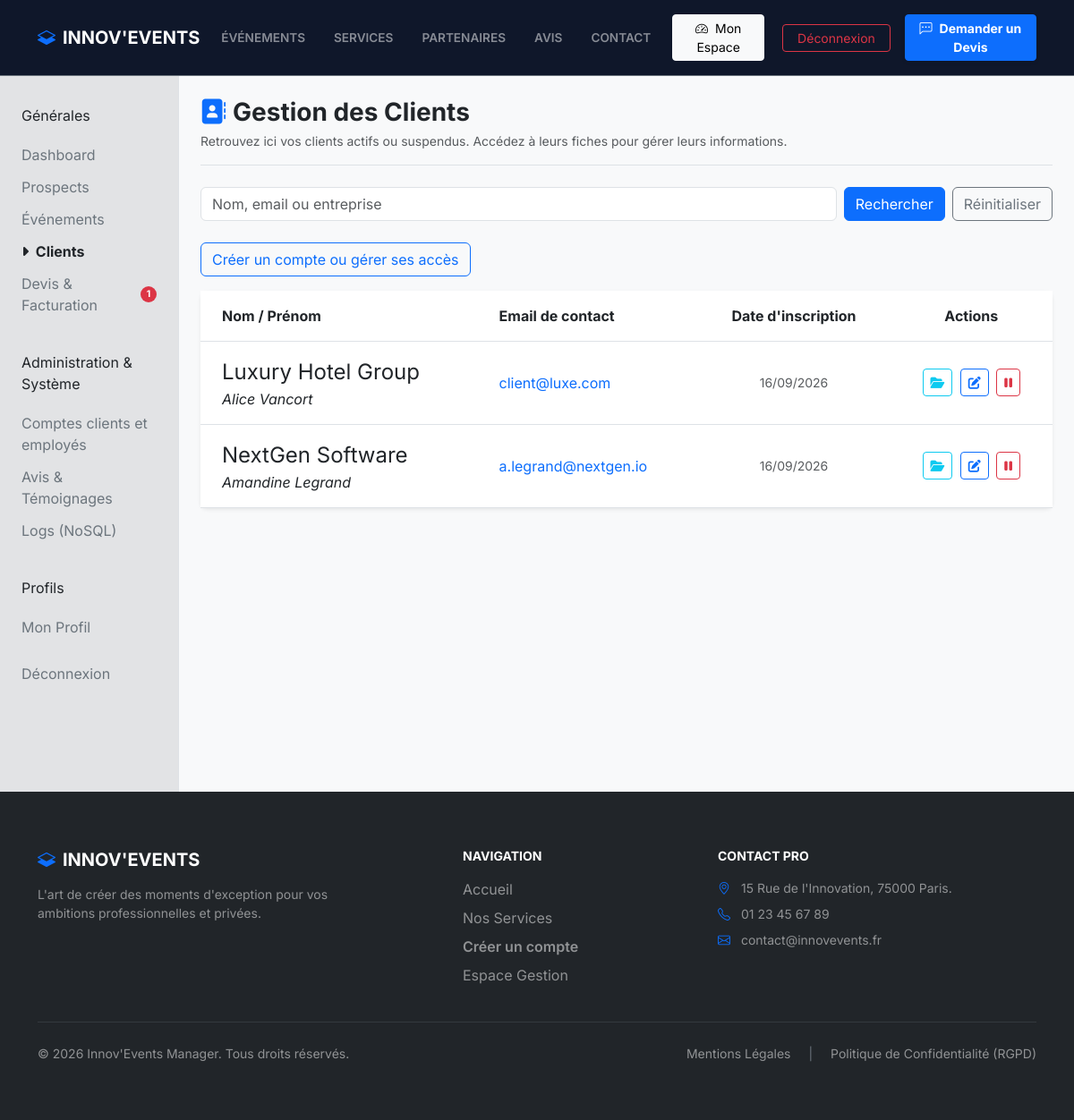
The page /index.php?action=admin_clients (signed in) on the database its author committed.
### tables this page shows
CREATE TABLE users (
id INT AUTO_INCREMENT PRIMARY KEY,
company_id INT NULL,
email VARCHAR(255) NOT NULL UNIQUE,
password VARCHAR(255) NOT NULL,
must_change_password TINYINT(1) NOT NULL DEFAULT 0,
firstname VARCHAR(100) NOT NULL,
lastname VARCHAR(100) NOT NULL,
role VARCHAR(50) NOT NULL DEFAULT 'CLIENT',
is_deleted TINYINT(1) NOT NULL DEFAULT 0,
created_at TIMESTAMP DEFAULT CURRENT_TIMESTAMP,
CONSTRAINT fk_users_company
FOREIGN KEY (company_id) REFERENCES companies(id)
ON DELETE CASCADE ON UPDATE CASCADE
);

CREATE TABLE companies (
id INT AUTO_INCREMENT PRIMARY KEY,
name VARCHAR(255) NOT NULL,
siren VARCHAR(9) NULL,
address VARCHAR(255) NULL,
postal_code VARCHAR(10) NULL,
city VARCHAR(100) NULL,
created_at TIMESTAMP DEFAULT CURRENT_TIMESTAMP,
updated_at TIMESTAMP DEFAULT CURRENT_TIMESTAMP ON UPDATE CURRENT_TIMESTAMP
);

### src/controllers/AdminClientController.php (called while the page is built, shortened)
<?php
require_once __DIR__ . '/../models/sql/User.php';
class AdminClientController extends BaseController
{
    public function showClientsList(): void
    {
        $userModel = new User();
        $search = is_string($_GET['q'] ?? null) ? trim($_GET['q']) : '';
        $clients = $userModel->findAllClients($search, true);
        require __DIR__ . '/../views/partials/header.php';
        require __DIR__ . '/../views/admin/list_clients.php';
        require __DIR__ . '/../views/partials/footer.php';
    }
}

### src/config/Database.php (called while the page is built, shortened)
<?php
class Database {
    private static $instance = null;
    private function __construct() {
        $host    = 'db';
        $db      = 'innovevents_db';
        $user    = 'root';
        $pass    = 'root_password';
        $charset = 'utf8mb4';
        $dsn = "mysql:host=$host;dbname=$db;charset=$charset";
        try {
            $this->pdo = new PDO($dsn, $user, $pass, [
                PDO::ATTR_ERRMODE => PDO::ERRMODE_EXCEPTION,
                PDO::ATTR_DEFAULT_FETCH_MODE => PDO::FETCH_ASSOC,
                PDO::ATTR_EMULATE_PREPARES => false
            ]);
        } catch (\PDOException $e) {
            error_log("Database connection failure: " . $e->getMessage());
            die("Erreur de connexion à la base de données. Veuillez réessayer plus tard.");
        }
    }
    public static function getInstance() {
        if (self::$instance === null) {
            self::$instance = new Database();
        }
        return self::$instance->pdo;
    }
}

### src/models/sql/User.php (called while the page is built, shortened)
<?php
require_once __DIR__ . '/../../config/Database.php';
class User
{
    private $db;
    public function __construct()
    {
        $this->db = Database::getInstance();
    }
    public function findAllClients(string $search = '', bool $includeSuspended = false): array
    {
        try {
            $req = "
                SELECT u.*, c.name AS company_name
                FROM users u
                LEFT JOIN companies c ON u.company_id = c.id
                WHERE u.role = 'CLIENT'
                  AND (:include_suspended = 1 OR u.is_deleted = 0)
                  AND (CONCAT(u.firstname, ' ', u.lastname, ' ', u.email, ' ', COALESCE(c.name, '')) LIKE :search)
                ORDER BY u.created_at DESC
            ";
            $stmt = $this->db->prepare($req);
            $stmt->execute([':include_suspended' => (int)$includeSuspended, ':search' => '%' . $search . '%']);
            return $stmt->fetchAll(PDO::FETCH_ASSOC);
        } catch (\PDOException $e) {
            error_log("Erreur lors de la récupération des clients : " . $e->getMessage());
            return [];
        }
    }
}

### src/views/admin/list_clients.php (the view, shortened to what this page needs)
<div class="container-fluid bg-light min-vh-100">
    <div class="row">
        <?php require __DIR__ . '/../partials/sidebar.php'; ?>
        <main class="col-md-9 ms-sm-auto col-lg-10 px-md-4 py-4">
            <div class="d-flex justify-content-between align-items-center mb-4 border-bottom pb-3">
                <div>
                    <h1 class="h3 fw-bold text-dark mb-1">
                        <i class="fa-solid fa-address-book text-primary me-2" aria-hidden="true"></i>Gestion des Clients
                    </h1>
                    <p class="text-muted small mb-0">
                        Retrouvez ici vos clients actifs ou suspendus. Accédez à leurs fiches pour gérer leurs informations.
                    </p>
                </div>
            </div>
            <form method="get" action="index.php" class="d-flex gap-2 mb-4" role="search">
                <input type="search" name="q" id="client-search" class="form-control" placeholder="Nom, email ou entreprise" value="<?= htmlspecialchars($search, ENT_QUOTES, 'UTF-8') ?>">
                <button class="btn btn-primary" type="submit">Rechercher</button>
                <a class="btn btn-outline-secondary" href="index.php?action=admin_clients">Réinitialiser</a>
            </form>
            <?php if (($_SESSION['user_role'] ?? '') === 'ADMIN'): ?>
                <a class="btn btn-outline-primary mb-3" href="index.php?action=admin_accounts">Créer un compte ou gérer ses accès</a>
            <?php endif; ?>
            <div class="card border-0 shadow-sm rounded-3">
                <div class="card-body p-0">
                    <div class="table-responsive">
                        <table class="table table-hover align-middle mb-0" aria-label="Liste de vos clients">
                            <thead style="background-color: #0F172A; color: white;">
                            <tr>
                                <th scope="col" class="py-3 px-4">Nom / Prénom</th>
                                <th scope="col" class="py-3 px-4">Email de contact</th>
                                <th scope="col" class="py-3 px-4 text-center">Date d'inscription</th>
                                <th scope="col" class="py-3 px-4 text-center">Actions</th>
                            </tr>
                            </thead>
                            <tbody>
                            <?php if (empty($clients)): ?>
                                <tr>
                                    <td colspan="4" class="text-center py-5 text-muted">
                                        Aucun client ne correspond à votre recherche.
                                    </td>
                                </tr>
                            <?php else: ?>
                                <?php foreach ($clients as $client): ?>
                                    <tr>
                                        <td class="px-4 py-3 text-dark">
                                            <div class="fs-4"><?= htmlspecialchars($client['company_name'] ?? '', ENT_QUOTES, 'UTF-8') ?></div>
                                            <div class="fst-italic"><?= htmlspecialchars($client['firstname'] . ' ' . $client['lastname'], ENT_QUOTES, 'UTF-8') ?></div>
                                        </td>
                                        <td class="px-4 py-3 text-muted">
                                            <a href="mailto:<?= htmlspecialchars($client['email'], ENT_QUOTES, 'UTF-8') ?>" class="text-decoration-none" aria-label="Envoyer un email à <?= htmlspecialchars($client['firstname'], ENT_QUOTES, 'UTF-8') ?>">
                                                <?= htmlspecialchars($client['email'], ENT_QUOTES, 'UTF-8') ?>
                                            </a>
                                        </td>
                                        <td class="px-4 py-3 text-center small text-muted">
                                            <?= date('d/m/Y', strtotime($client['created_at'] ?? 'now')) ?>
                                        </td>
                                        <td class="px-4 py-3 text-center">
                                            <a href="index.php?action=view_client&id=<?= (int)$client['id'] ?>" class="btn btn-sm btn-outline-info me-1" title="Voir le dossier" aria-label="Consulter le dossier">
                                                <i class="fa-solid fa-folder-open" aria-hidden="true"></i>
                                            </a>
                                            <?php if (($_SESSION['user_role'] ?? '') === 'ADMIN' && !$client['is_deleted']): ?>
                                            <a href="index.php?action=edit_client&id=<?= (int)$client['id'] ?>" class="btn btn-sm btn-outline-primary me-1" title="Éditer le client" aria-label="Éditer le profil de <?= htmlspecialchars($client['firstname'], ENT_QUOTES, 'UTF-8') ?>">
                                                <i class="fa-solid fa-pen-to-square" aria-hidden="true"></i>
                                            </a>
                                            <?php endif; ?>
                                            <?php if (($_SESSION['user_role'] ?? '') === 'ADMIN' && !$client['is_deleted']): ?>
                                            <form action="index.php?action=delete_client" method="POST" class="d-inline" onsubmit="return confirm('Suspendre l’accès de ce client ? Ses dossiers seront conservés.');">
                                                <button type="submit" class="btn btn-sm btn-outline-danger" title="Suspendre le client" aria-label="Suspendre le client <?= htmlspecialchars($client['firstname'], ENT_QUOTES, 'UTF-8') ?>">
                                                    <i class="fa-solid fa-pause" aria-hidden="true"></i>
                                                </button>
                                            </form>
                                            <?php endif; ?>
                                        </td>
                                    </tr>
                                <?php endforeach; ?>
                            <?php endif; ?>
                            </tbody>
                        </table>
                    </div>
                </div>
            </div>
        </main>
    </div>
</div>

### public/css/style.css (style rules this page uses)
body { font-family: 'Inter', system-ui, -apple-system, sans-serif !important; color: #475569 !important; }

### rows shown on the page
users: company.name "Luxury Hotel Group", firstname+lastname "Alice Vancort", email "client@luxe.com", created_at "16/09/2026"
users: company.name "NextGen Software", firstname+lastname "Amandine Legrand", email "a.legrand@nextgen.io", created_at "16/09/2026"

### other values the page prints
$sectionTitle "Générales"
$item['label'] "Dashboard"
$item['label'] "Prospects"
$item['label'] "Événements"
$item['label'] "Clients"
$item['label'] "Devis & Facturation"
$badge "1"
$sectionTitle "Administration & Système"
$item['label'] "Comptes clients et employés"
$item['label'] "Avis & Témoignages"
$item['label'] "Logs (NoSQL)"
$sectionTitle "Profils"
$item['label'] "Mon Profil"
$item['label'] "Déconnexion"
